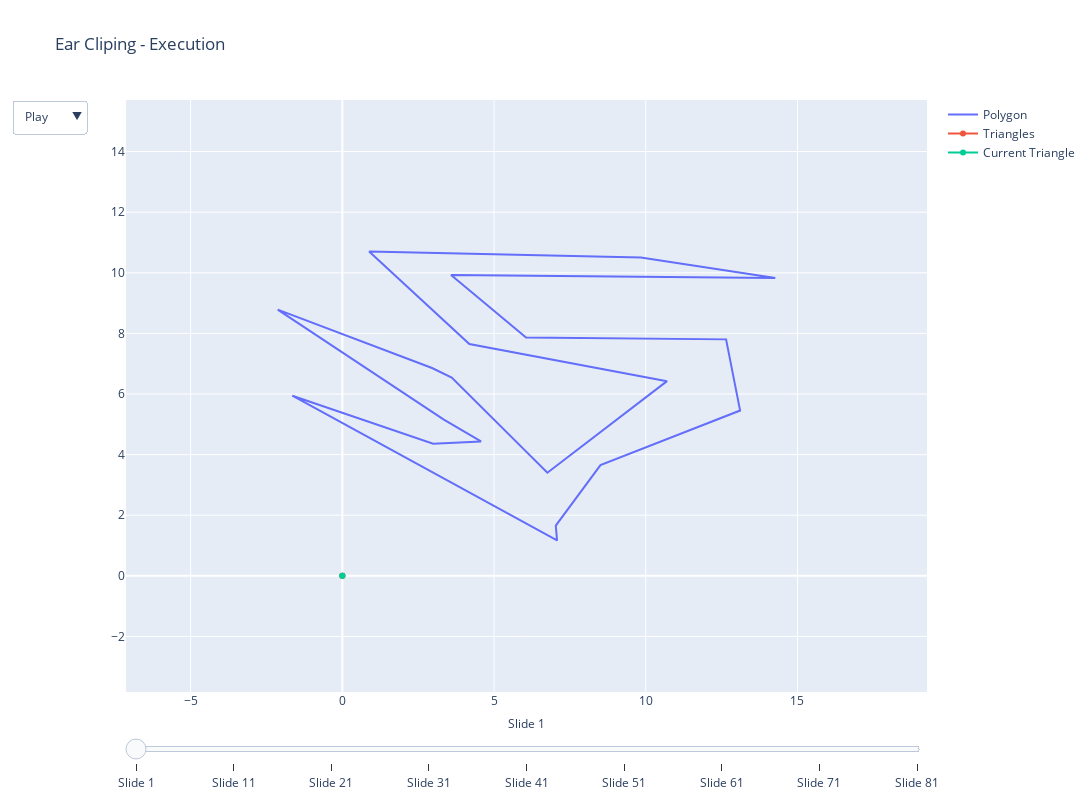

Here is the notebook cell this chart was saved with:
### Markdown cell above
### Animação

### Code cell
"""
Animação do processo da triangulação do polígono. 
"""

triangles = []
triangles_index = []
polygon = coordinates[::-1] if is_clock_wise(coordinates) else coordinates[:]
polygon = [(p, i) for i, p in enumerate(polygon)]

frames = []
n_frames = 0

triangles_plot_x = [[]]
triangles_plot_y = [[]]

while len(polygon) > 3:
  t, t_index, crr_frames, n_frames = get_unique_ear(polygon, n_frames)
  if t == []: break

  frames += crr_frames

  frame = go.Frame(data=
      [
          go.Scatter(
              x=[point[0] for point in coordinates] + [coordinates[0][0]],
              y=[point[1] for point in coordinates] + [coordinates[0][1]],
              name="Polygon"
            ),
          go.Scatter(
              x=np.concatenate(triangles_plot_x).tolist(),
              y=np.concatenate(triangles_plot_y).tolist(),
              name="Triangles",
              fill="toself",
              fillcolor="rgba(255, 0, 0, 0.5)"
          ),
          go.Scatter(
            x=[point[0] for point in t] + [t[0][0]],
            y=[point[1] for point in t] + [t[0][1]],
            fill="toself",
            name="Current Triangle",
            line=dict(color="rgba(0, 255, 0, 1)"),
            fillcolor="rgba(0, 255, 0, 0.5)"
          )
      ],
      name=f"frame_{n_frames}"
  )
  n_frames += 1

  triangles.append(t)
  frames.append(frame)
  triangles_index.append(t_index)
  triangles_plot_x.append([p[0] for p in t] + [t[0][0]] + [None])
  triangles_plot_y.append([p[1] for p in t] + [t[0][1]] + [None])


t, t_index, _, n_frames = get_unique_ear(polygon, n_frames)

frames.append(
    go.Frame(data=
      [
          go.Scatter(
              x=[point[0] for point in coordinates] + [coordinates[0][0]],
              y=[point[1] for point in coordinates] + [coordinates[0][1]],
              name="Polygon"
            ),
          go.Scatter(
              x=np.concatenate(triangles_plot_x).tolist(),
              y=np.concatenate(triangles_plot_y).tolist(),
              name="Triangles"
          ),
          go.Scatter(
            x=[point[0] for point in t] + [t[0][0]],
            y=[point[1] for point in t] + [t[0][1]],
            fill="toself",
            name="Current Triangle",
            line=dict(color="rgba(0, 255, 0, 1)"),
            fillcolor="rgba(0, 255, 0, 0.5)"
          )
      ],
      name=f"frame_{n_frames}"
  )
)

triangles.append(t)
triangles_index.append(t_index)

fig = go.Figure(
    data=[
        go.Scatter(
              x=[point[0] for point in coordinates] + [coordinates[0][0]],
              y=[point[1] for point in coordinates] + [coordinates[0][1]],
              name="Polygon"
            ),
        go.Scatter(x=[0, 0], y=[0, 0], name="Triangles"),
        go.Scatter(x=[0, 0], y=[0, 0], name="Current Triangle")
    ],
    layout=go.Layout(
        xaxis=dict(range=[min(X)-5, max(X)+5], autorange=False),
        yaxis=dict(range=[min(Y)-5, max(Y)+5], autorange=False),
        title="Ear Cliping - Execution",
        updatemenus = [dict(
          buttons = [
              dict(
                  args = [None, {"frame": {"duration": 1000/len(coordinates), "redraw": True},
                                  "fromcurrent": True}],
                  label = "Play",
                  method = "animate"
                  ),
              dict(
                  args = [[None], {"frame": {"duration": 0, "redraw": False},
                                    "mode": "immediate",
                                    "transition": {"duration": 0}}],
                  label = "Pause",
                  method = "animate"
                  ),
              dict(
                label="Slow",
                method="animate",
                args=[
                    None,
                    dict(frame=dict(duration=500, redraw=True), fromcurrent=True, transition=dict(duration=0))
                ],
                execute=None
            )
          ],
      )]
    ),
    frames=frames,
)

sliders = [dict(steps=[dict(method='animate',
                              args= [[f'frame_{k}'],
                              dict(mode= 'immediate',
                                   frame= dict(duration=2000/len(coordinates), redraw=True),
                                   transition=dict(duration= 0))
                                 ],
                              label=f'Slide {k+1}'
                             ) for k in range(0, len(frames), 10)],
                active=0,
                transition= dict(duration=0),
                currentvalue=dict(font=dict(size=12),
                                  visible=True,
                                  xanchor= 'center'
                                 ),
                len=1.0)
           ]

fig.update_layout(width=1200, height=800, sliders=sliders)

fig.show()

### Figure 1 — Plotly figure (JSON) as saved in the notebook; plotly's stock layout.template omitted (floating-point values rounded to 4 significant figures)
{"data": [{"name": "Polygon", "type": "scatter", "x": [3.345, 4.57, 2.991, -1.649, 7.076, 7.034, 8.507, 13.11, 12.65, 6.055, 3.582, 14.27, 9.838, 0.8828, 4.186, 10.7, 6.758, 3.605, 2.955, -2.131, 3.345], "y": [5.152, 4.434, 4.359, 5.945, 1.166, 1.657, 3.655, 5.455, 7.803, 7.866, 9.926, 9.826, 10.5, 10.7, 7.648, 6.424, 3.402, 6.543, 6.858, 8.785, 5.152]}, {"name": "Triangles", "type": "scatter", "x": [0, 0], "y": [0, 0]}, {"name": "Current Triangle", "type": "scatter", "x": [0, 0], "y": [0, 0]}], "layout": {"height": 800, "sliders": [{"active": 0, "currentvalue": {"font": {"size": 12}, "visible": true, "xanchor": "center"}, "len": 1, "steps": [{"args": [["frame_0"], {"frame": {"duration": 100, "redraw": true}, "mode": "immediate", "transition": {"duration": 0}}], "label": "Slide 1", "method": "animate"}, {"args": [["frame_10"], {"frame": {"duration": 100, "redraw": true}, "mode": "immediate", "transition": {"duration": 0}}], "label": "Slide 11", "method": "animate"}, {"args": [["frame_20"], {"frame": {"duration": 100, "redraw": true}, "mode": "immediate", "transition": {"duration": 0}}], "label": "Slide 21", "method": "animate"}, {"args": [["frame_30"], {"frame": {"duration": 100, "redraw": true}, "mode": "immediate", "transition": {"duration": 0}}], "label": "Slide 31", "method": "animate"}, {"args": [["frame_40"], {"frame": {"duration": 100, "redraw": true}, "mode": "immediate", "transition": {"duration": 0}}], "label": "Slide 41", "method": "animate"}, {"args": [["frame_50"], {"frame": {"duration": 100, "redraw": true}, "mode": "immediate", "transition": {"duration": 0}}], "label": "Slide 51", "method": "animate"}, {"args": [["frame_60"], {"frame": {"duration": 100, "redraw": true}, "mode": "immediate", "transition": {"duration": 0}}], "label": "Slide 61", "method": "animate"}, {"args": [["frame_70"], {"frame": {"duration": 100, "redraw": true}, "mode": "immediate", "transition": {"duration": 0}}], "label": "Slide 71", "method": "animate"}, {"args": [["frame_80"], {"frame": {"duration": 100, "redraw": true}, "mode": "immediate", "transition": {"duration": 0}}], "label": "Slide 81", "method": "animate"}], "transition": {"duration": 0}}], "title": {"text": "Ear Cliping - Execution"}, "updatemenus": [{"buttons": [{"args": [null, {"frame": {"duration": 50, "redraw": true}, "fromcurrent": true}], "label": "Play", "method": "animate"}, {"args": [[null], {"frame": {"duration": 0, "redraw": false}, "mode": "immediate", "transition": {"duration": 0}}], "label": "Pause", "method": "animate"}, {"args": [null, {"frame": {"duration": 500, "redraw": true}, "fromcurrent": true, "transition": {"duration": 0}}], "label": "Slow", "method": "animate"}]}], "width": 1200, "xaxis": {"autorange": false, "range": [-7.131, 19.27]}, "yaxis": {"autorange": false, "range": [-3.834, 15.7]}}}
